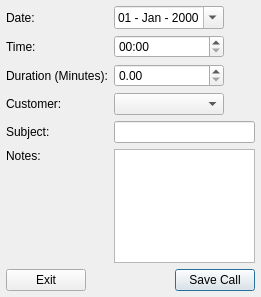
<?xml version="1.0" encoding="UTF-8"?>
<ui version="4.0">
 <class>NewPhoneCall</class>
 <widget class="QDialog" name="NewPhoneCall">
  <property name="geometry">
   <rect>
    <x>0</x>
    <y>0</y>
    <width>261</width>
    <height>297</height>
   </rect>
  </property>
  <property name="windowTitle">
   <string>New Phone Call</string>
  </property>
  <layout class="QVBoxLayout" name="verticalLayout">
   <property name="spacing">
    <number>6</number>
   </property>
   <property name="margin">
    <number>6</number>
   </property>
   <item>
    <layout class="QGridLayout" name="gridLayout">
     <item row="4" column="0" colspan="2">
      <widget class="QLabel" name="label_7">
       <property name="text">
        <string>Subject:</string>
       </property>
      </widget>
     </item>
     <item row="3" column="0" colspan="2">
      <widget class="QLabel" name="label_4">
       <property name="text">
        <string>Customer:</string>
       </property>
      </widget>
     </item>
     <item row="1" column="0" colspan="2">
      <widget class="QLabel" name="label_2">
       <property name="text">
        <string>Time:</string>
       </property>
      </widget>
     </item>
     <item row="5" column="0" colspan="2">
      <widget class="QLabel" name="label_5">
       <property name="text">
        <string>Notes:</string>
       </property>
       <property name="alignment">
        <set>Qt::AlignLeading|Qt::AlignLeft|Qt::AlignTop</set>
       </property>
      </widget>
     </item>
     <item row="2" column="0" colspan="2">
      <widget class="QLabel" name="label_3">
       <property name="text">
        <string>Duration (Minutes):</string>
       </property>
      </widget>
     </item>
     <item row="3" column="3">
      <spacer name="horizontalSpacer_2">
       <property name="orientation">
        <enum>Qt::Horizontal</enum>
       </property>
       <property name="sizeHint" stdset="0">
        <size>
         <width>40</width>
         <height>20</height>
        </size>
       </property>
      </spacer>
     </item>
     <item row="3" column="2">
      <widget class="QComboBox" name="cboCustomer"/>
     </item>
     <item row="5" column="2" colspan="2">
      <widget class="QPlainTextEdit" name="txtNotes">
       <property name="maximumSize">
        <size>
         <width>5645656</width>
         <height>5645656</height>
        </size>
       </property>
      </widget>
     </item>
     <item row="0" column="2">
      <widget class="QDateEdit" name="dtpDate">
       <property name="maximumSize">
        <size>
         <width>297</width>
         <height>16777215</height>
        </size>
       </property>
       <property name="displayFormat">
        <string>dd - MMM - yyyy</string>
       </property>
       <property name="calendarPopup">
        <bool>true</bool>
       </property>
      </widget>
     </item>
     <item row="1" column="2">
      <widget class="QTimeEdit" name="dtpTime">
       <property name="displayFormat">
        <string>HH:mm</string>
       </property>
       <property name="calendarPopup">
        <bool>false</bool>
       </property>
      </widget>
     </item>
     <item row="2" column="2">
      <widget class="QDoubleSpinBox" name="spinDuration"/>
     </item>
     <item row="0" column="0" colspan="2">
      <widget class="QLabel" name="label">
       <property name="text">
        <string>Date:</string>
       </property>
      </widget>
     </item>
     <item row="4" column="2" colspan="2">
      <widget class="QLineEdit" name="txtSubject"/>
     </item>
    </layout>
   </item>
   <item>
    <layout class="QHBoxLayout" name="horizontalLayout_2">
     <item>
      <widget class="QPushButton" name="cmdExit">
       <property name="text">
        <string>Exit</string>
       </property>
      </widget>
     </item>
     <item>
      <spacer name="horizontalSpacer">
       <property name="orientation">
        <enum>Qt::Horizontal</enum>
       </property>
       <property name="sizeHint" stdset="0">
        <size>
         <width>40</width>
         <height>20</height>
        </size>
       </property>
      </spacer>
     </item>
     <item>
      <widget class="QPushButton" name="cmdSave">
       <property name="text">
        <string>Save Call</string>
       </property>
       <property name="default">
        <bool>true</bool>
       </property>
      </widget>
     </item>
    </layout>
   </item>
  </layout>
 </widget>
 <resources/>
 <connections/>
</ui>
